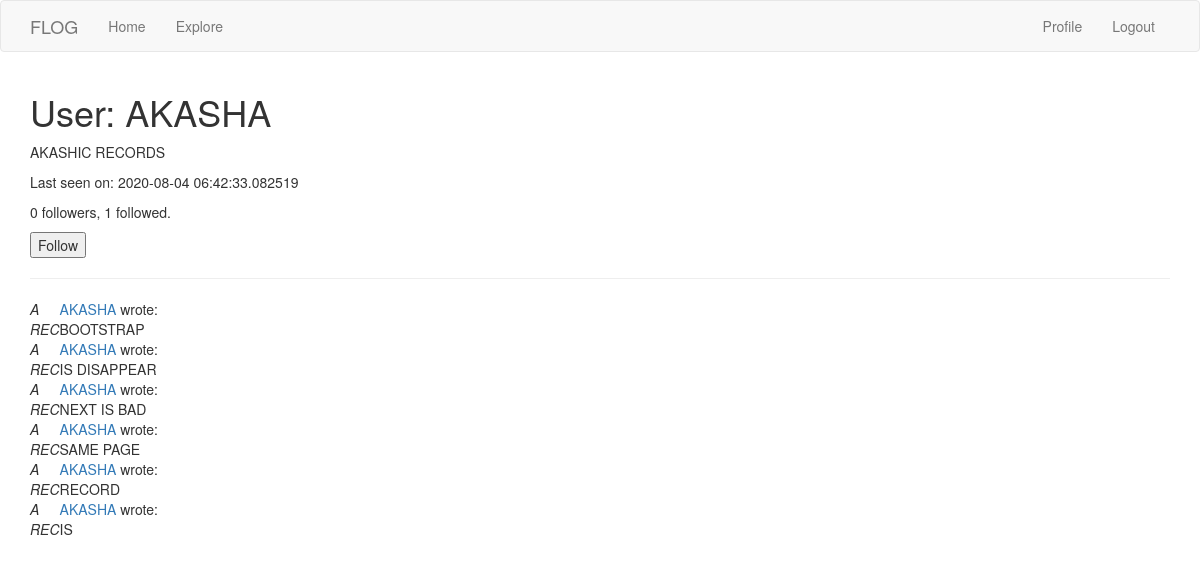
Screenshot of /user/AKASHA (signed in) with the database file from the repository.
### app/models.py (models this page shows, shortened)
class User(UserMixin, db.Model):
    id = db.Column(db.Integer, primary_key=True)
    username = db.Column(db.String(64), index=True, unique=True)
    email = db.Column(db.String(128), index=True, unique=True)
    password_hash = db.Column(db.String(128))
    about_me = db.Column(db.String(256))
    last_seen = db.Column(db.DateTime, default=datetime.utcnow)
    posts = db.relationship('Post', backref='author', lazy='dynamic')
    followed = db.relationship(
        'User', secondary=followers,
        primaryjoin=(followers.c.follower_id == id),
        secondaryjoin=(followers.c.followed_id == id),
        backref=db.backref('followers', lazy='dynamic'), lazy='dynamic')
    def is_following(self, user):
        return self.followed.filter(followers.c.followed_id == user.id).count() > 0

class Post(db.Model):
    id = db.Column(db.Integer, primary_key=True)
    body = db.Column(db.String(256))
    timestamp = db.Column(db.DateTime, index=True, default=datetime.utcnow)
    user_id = db.Column(db.Integer, db.ForeignKey('user.id'))

### app/routes.py (the view)
@app.route('/user/<username>')
@login_required
def user(username):
    user = User.query.filter_by(username=username).first_or_404()
    page = request.args.get('page', 1, type=int)
    posts = user.posts.order_by(Post.timestamp.desc()).paginate(page, app.config['POSTS_PER_PAGE'], False)
    next_url = prev_url = None
    if posts.has_next:
        next_url = url_for('user', username=user.username, page=posts.next_num)
    if posts.has_prev:
        prev_url = url_for('user', username=user.username, page=posts.prev_num)
    form = FollowForm()
    return render_template('user.html', user=user, posts=posts.items, form=form,
                            next_url=next_url, prev_url=prev_url)

### app/forms.py
class FollowForm(FlaskForm):
    submit = SubmitField('Submit')

### app/models.py (called while the page is built)
@login.user_loader
def load_user(id):
    return User.query.get(int(id))

### app/routes.py (called while the page is built)
@app.before_request
def before_request():
    if current_user.is_authenticated:
        current_user.last_seen = datetime.utcnow()
        db.session.commit()

### app/templates/user.html (shortened to what this page needs)
{% extends "base.html" %}
{% block app_content %}
    <h1>User: {{ user.username }}</h1>
    {% if user.about_me %}<p>{{ user.about_me }}</p>{% endif %}
    {% if user.last_seen %}<p>Last seen on: {{ user.last_seen }}</p>{% endif %}
    <p>{{ user.followers.count() }} followers, {{ user.followed.count() }} followed.</p>
    {% if user == current_user %}
    <p><a href="{{ url_for('edit_profile') }}">Edit profile</a></p>
    {% else %}
    <p>
        <form action="{{ url_for('follow', username=user.username) }}" method="post">
            {{ form.submit(value='Follow') }}
        </form>
    </p>
    {% endif %}
    <hr>
    {% for post in posts %}
        {% include "_post.html" %}
    {% endfor %}
{% endblock %}

### app/templates/_post.html
<table>
    <tr valign="top">
        <td><i>A<br>REC</i></td>
        <td>
            <a href="{{ url_for('user', username=post.author.username) }}">
                {{ post.author.username }}
            </a>
            wrote:<br>{{ post.body }}
        </td>
    </tr>
</table>

### rows the page displays
User: username "AKASHA", about_me "AKASHIC RECORDS", last_seen "2020-08-04 06:42:33.082519"
Post: author.username "AKASHA", body "BOOTSTRAP"
Post: author.username "AKASHA", body "IS DISAPPEAR"
Post: author.username "AKASHA", body "NEXT IS BAD"
Post: author.username "AKASHA", body "SAME PAGE"
Post: author.username "AKASHA", body "RECORD"
Post: author.username "AKASHA", body "IS"

### other values shown
{{ user.followers.count() }} "0"
{{ user.followed.count() }} "1"
